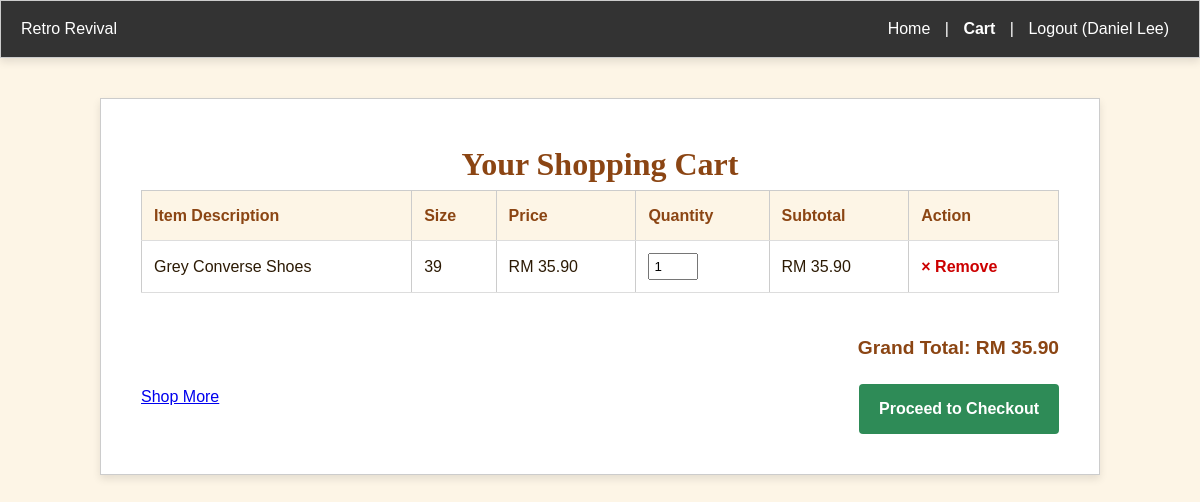
The page /cart.php (signed in) on the database its author committed.
### tables this page shows
CREATE TABLE `cart_item` (
  `CartItem_ID` int(11) NOT NULL,
  `Cart_ID` int(11) NOT NULL,
  `Product_ID` int(11) NOT NULL,
  `CartItem_Quantity` int(11) NOT NULL DEFAULT 1
);

CREATE TABLE `product` (
  `Product_ID` int(11) NOT NULL,
  `Seller_ID` int(11) NOT NULL,
  `Category_ID` int(11) NOT NULL,
  `Product_Name` varchar(150) NOT NULL,
  `Product_Description` text DEFAULT NULL,
  `Product_Price` decimal(10,2) NOT NULL,
  `Product_Size` varchar(20) DEFAULT NULL,
  `Product_ConditionStatus` enum('New','Excellent','Good','Well-loved') NOT NULL,
  `Product_ConditionDetails` text DEFAULT NULL,
  `Product_Stock` int(11) NOT NULL DEFAULT 1,
  `Product_Status` enum('pending','approved','rejected','sold_out') NOT NULL DEFAULT 'pending',
  `Created_At` timestamp NOT NULL DEFAULT current_timestamp()
);

### cart.php (the view, shortened to what this page needs)
<?php
require_once 'includes/db_connect.php';
$user_id = $_SESSION['User_ID'];
$stmtCart = $pdo->prepare("SELECT Cart_ID FROM cart WHERE User_ID = ?");
$stmtCart->execute([$user_id]);
$cart = $stmtCart->fetch(PDO::FETCH_ASSOC);
if (!$cart) {
    $cart_id = $pdo->lastInsertId();
} else {
    $cart_id = $cart['Cart_ID'];
}
$stmtFetchCart = $pdo->prepare("
    SELECT ci.CartItem_ID, ci.CartItem_Quantity, p.Product_ID, p.Product_Name, p.Product_Price, p.Product_Size
    FROM cart_item ci
    JOIN product p ON ci.Product_ID = p.Product_ID
    WHERE ci.Cart_ID = ?
");
$stmtFetchCart->execute([$cart_id]);
$cartItems = $stmtFetchCart->fetchAll(PDO::FETCH_ASSOC);
?>
<!DOCTYPE html>
<html lang="en">
<head>
    <link rel="stylesheet" href="style.css">
</head>
<body>
    <header class="navbar">
        <div class="logo">Retro Revival</div>
        <nav class="links">
            <a href="index.php">Home</a> |
            <a href="cart.php" style="font-weight:bold;">Cart</a> |
            <a href="logout.php">Logout (<?= htmlspecialchars($_SESSION['User_Name']) ?>)</a>
        </nav>
    </header>
    <div class="container">
        <h1>Your Shopping Cart</h1>
        <?php if (empty($cartItems)): ?>
            <p>Your shopping cart is currently empty. Start exploring vintage treasures!</p>
            <br>
            <a href="index.php" class="btn-shop-more" style="float: left;">Shop Treasures</a>
            <div style="clear:both;"></div>
        <?php else: ?>
            <table>
                <thead>
                    <tr>
                        <th>Item Description</th>
                        <th>Size</th>
                        <th>Price</th>
                        <th>Quantity</th>
                        <th>Subtotal</th>
                        <th>Action</th>
                    </tr>
                </thead>
                <tbody>
                    <?php
                    $grandTotal = 0;
                    foreach ($cartItems as $item):
                        $subtotal = $item['Product_Price'] * $item['CartItem_Quantity'];
                        $grandTotal += $subtotal;
                    ?>
                        <tr>
                            <td><?= htmlspecialchars($item['Product_Name']) ?></td>
                            <td><?= htmlspecialchars($item['Product_Size']) ?></td>
                            <td>RM <?= number_format($item['Product_Price'], 2) ?></td>
                            <td>
                                <form method="POST" action="cart.php" style="display:inline-block;">
                                    <input type="number" name="quantity" value="<?= $item['CartItem_Quantity'] ?>" min="1" style="width:50px; padding:4px;" onchange="this.form.submit()">
                                </form>
                            </td>
                            <td>RM <?= number_format($subtotal, 2) ?></td>
                            <td><a class="remove-link" href="cart.php?remove=<?= $item['CartItem_ID'] ?>">× Remove</a></td>
                        </tr>
                    <?php endforeach; ?>
                </tbody>
            </table>
            <div class="total-box">
                <strong>Grand Total: RM <?= number_format($grandTotal, 2) ?></strong>
            </div>
            <a href="checkout.php" class="btn-checkout">Proceed to Checkout</a>
            <a href="index.php" class="btn-shop-more">Shop More</a>
        <?php endif; ?>
    </div>
</body>
</html>

### style.css (style rules this page uses)
:root { --bg-color: #fdf5e6; --primary-color: #8B4513; --accent-color: #d2691e; --text-dark: #2c1a04; --serif-font: 'Georgia', serif; --sans-font: 'Arial', sans-serif; }
* { box-sizing: border-box; margin: 0; padding: 0; }
body { background-color: var(--bg-color); color: var(--text-dark); font-family: var(--sans-font); line-height: 1.6; margin: 0; padding: 0; }
header { background-color: #fff; border-bottom: 2px solid var(--primary-color); padding: 15px 5%; position: sticky; top: 0; z-index: 1000; }
h1, h2, h3 { font-family: serif; color: #8B4513; text-align: center; }
.navbar { background-color: #333; color: #fff; border: 1px solid #ccc; box-shadow: 0 4px 8px rgba(0,0,0,0.1); padding: 15px 20px; display: flex; justify-content: space-between; }
.navbar a { color: white; text-decoration: none; padding: 0 10px; }
.container { max-width: 1000px; margin: 40px auto; padding: 40px; background-color: #fff; border: 1px solid #ccc; box-shadow: 0 4px 8px rgba(0,0,0,0.1); }
table { width: 100%; border-collapse: collapse; margin-bottom: 40px; }
th, td { border: 1px solid #ccc; padding: 12px; text-align: left; border-bottom: 1px solid #ddd; }
th { background-color: #fdf5e6; color: #8B4513; }
.total-box { text-align: right; font-size: 1.2em; margin: 20px 0; color: #8B4513; }
.btn-checkout { display: block; width: 200px; text-align: center; float: right; background-color: #2e8b57; color: white; padding: 12px; text-decoration: none; font-weight: bold; border-radius: 4px; }
.remove-link { color: #cc0000; text-decoration: none; font-weight: bold; }

### rows shown on the page
cart_item: Product_ID.Product_Name "Grey Converse Shoes", Product_ID.Product_Size "39", Product_ID.Product_Price "35.90", quantity "1"

### other values the page prints
$_SESSION['User_Name'] "Daniel Lee"
$grandTotal "35.90"
